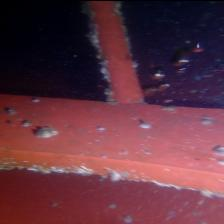
#> input picture AgenticAI_Backend/NautiCAI AI/NautiCAI_Backend/test_images/P1010072_JPG.rf.112e29189016b362cc1e5f1476585520.jpg, 224 x 224 px; its folder holds only this picture in this run
$ python -i nauticai_aishwarya_engine.py   (imports and definitions only)
#> lines starting #> are read from the running program, lines starting #| are printed output that depends on the picture
#> further down, picture is the input picture: shape (224, 224, 3); mean B, G, R 64, 50.6, 96.9
"""
Aishwarya YOLO pipeline inference, extracted into NautiCAI.

This module implements Aishwarya-style YOLO loading, class remap, and
inference in-repo so pipeline inspections run without any external
vendor tree on PYTHONPATH.

Env:
  NAUTICAI_AISHWARYA_MODEL_DIR     Folder containing Aishwarya .pt weights.
                                   Default: <this backend>/aishwarya_models
  NAUTICAI_AISHWARYA_MODEL_PATH    Optional explicit .pt path (overrides key scan).
  NAUTICAI_AISHWARYA_MODEL_KEY     Optional key from AVAILABLE_MODELS. Default: merged_original (hull).
  NAUTICAI_AISHWARYA_PIPELINE_MODEL_KEY  When inspection_source is pipeline and MODEL_KEY is unset,
                                   use this key (default: subpipe_full). Set NAUTICAI_AISHWARYA_MODEL_KEY to override.
  NAUTICAI_AISHWARYA_CONF          Default confidence threshold. Default: 0.25
  NAUTICAI_AISHWARYA_IOU           Default IoU threshold. Default: 0.45
  NAUTICAI_AISHWARYA_IMGSZ        Optional predict image size (e.g. 1280). 0 = ultralytics default.
  NAUTICAI_AISHWARYA_MIN_BOX_AREA_RATIO  Drop boxes smaller than this fraction of image area (0 = off).
  NAUTICAI_AISHWARYA_MAX_BOX_AREA_RATIO  Drop boxes larger than this fraction (default 0.5, matches upstream).

Enhancement controls (ported defaults):
  NAUTICAI_AISHWARYA_USE_CLAHE=true
  NAUTICAI_AISHWARYA_USE_GREEN=true
  NAUTICAI_AISHWARYA_USE_EDGE=false
  NAUTICAI_AISHWARYA_TURBIDITY=0.0
  NAUTICAI_AISHWARYA_CORRECT_TURBIDITY=true
  NAUTICAI_AISHWARYA_CLAHE_CLIP=3.0
"""
from __future__ import annotations

import os
from pathlib import Path
from typing import Any, Optional

import cv2
import numpy as np
from ultralytics import YOLO


AVAILABLE_MODELS = {
    "merged_original": "best_merged_original.pt",
    "subpipe_full": "best_subpipe_full.pt",
    "subpipemini": "best_subpipemini.pt",
    "subpipemini2": "best_subpipemini2.pt",
    "subsea1_4class": "best_subsea1_4class.pt",
    "archive": "best_archive.pt",
    "best": "best.pt",
}


SEVERITY_MAP = {
    "Corrosion": "Critical",
    "Crack": "Critical",
    "Fracture": "Critical",
    "Leakage": "Critical",
    "Marine Growth": "High",
    "Biofouling": "High",
    "Weld Defect": "High",
    "Anode Damage": "High",
    "CP Failure": "High",
    "Pitting": "Medium",
    "Paint Damage": "Medium",
    "Coating Failure": "Medium",
    "Deformation": "Medium",
    "Blockage": "Medium",
    "Dent": "Low",
    "Scaling": "Low",
    "Spalling": "Low",
    "Disbondment": "Low",
    "Foreign Object": "Low",
    "Free Span": "Critical",
    "No Defect": "Low",
}

CLASS_REMAP = {
    "pipeline": "Corrosion",
    "concrete": "Marine Growth",
    "hull": "Paint Damage",
    "propeller": "Biofouling",
    "anode": "Anode Damage",
    "leakage": "Leakage",
    "anomaly": "Crack",
    "biofouling": "Biofouling",
    "bilge_keel": "Coating Failure",
    "draft_mark": "Paint Damage",
    "ropeguard": "Foreign Object",
    "rudder": "Deformation",
    "sea_chest": "Blockage",
    "thruster_blades": "Weld Defect",
    "thruster_grating": "Disbondment",
    "flange": "Weld Defect",
    "buoy": "Foreign Object",
    "bend_restrictor": "Deformation",
    "pipe_coupling": "Coating Failure",
    "free_span": "Free Span",
    "healthy": "No Defect",
}


_model: Optional[YOLO] = None
_model_path: Optional[str] = None


def _env_bool(name: str, default: bool) -> bool:
    raw = (os.environ.get(name) or "").strip().lower()
    if not raw:
        return default
    return raw in {"1", "true", "yes", "on"}


# [87 lines left out: functions aishwarya_weights_dir, _effective_model_key, _candidate_model_paths, ensure_aishwarya_model_loaded, not called in this run]


def _apply_enhancement(image_bgr: np.ndarray) -> np.ndarray:
    out = image_bgr.copy()
    use_clahe = _env_bool("NAUTICAI_AISHWARYA_USE_CLAHE", True)
    use_green = _env_bool("NAUTICAI_AISHWARYA_USE_GREEN", True)
    use_edge = _env_bool("NAUTICAI_AISHWARYA_USE_EDGE", False)
    correct_turb = _env_bool("NAUTICAI_AISHWARYA_CORRECT_TURBIDITY", True)
    turb = float((os.environ.get("NAUTICAI_AISHWARYA_TURBIDITY") or "0.0").strip() or "0.0")
    clahe_clip = float((os.environ.get("NAUTICAI_AISHWARYA_CLAHE_CLIP") or "3.0").strip() or "3.0")

    if turb > 0.01:
        blur = cv2.GaussianBlur(out, (0, 0), sigmaX=turb * 12)
        out = cv2.addWeighted(out, 1 - turb * 0.7, blur, turb * 0.7, 0)
        if correct_turb:
            f = out.astype(np.float32)
            f[:, :, 0] = np.clip(f[:, :, 0] / max(0.01, 1 - turb * 0.2), 0, 255)
            f[:, :, 1] = np.clip(f[:, :, 1] / max(0.01, 1 + turb * 0.35), 0, 255)
            f[:, :, 2] = np.clip(f[:, :, 2] / max(0.01, 1 - turb * 0.3), 0, 255)
            out = np.clip(f / max(0.01, 1 - turb * 0.25), 0, 255).astype(np.uint8)

    if use_green:
        f = out.astype(np.float32)
        f[:, :, 1] = np.clip(f[:, :, 1] * 1.24, 0, 255)
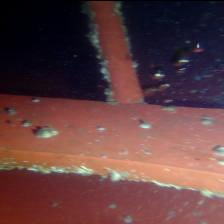
#> f: shape (224, 224, 3) float32; mean B, G, R 64, 62.8, 96.9
        f[:, :, 0] = np.clip(f[:, :, 0] * 0.82, 0, 255)
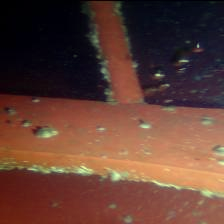
#> f: shape (224, 224, 3) float32; mean B, G, R 52.5, 62.8, 96.9
        f[:, :, 2] = np.clip(f[:, :, 2] * 1.09, 0, 255)
        out = f.astype(np.uint8)

    if use_clahe:
        lab = cv2.cvtColor(out, cv2.COLOR_BGR2LAB)
#> lab: shape (224, 224, 3); mean of channels 0, 1, 2 78.3, 145.1, 141.7
        l, a, b = cv2.split(lab)
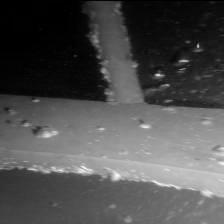
#> l: shape (224, 224); min 0, max 251, mean 78.3
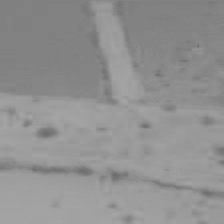
#> a: shape (224, 224); min 110, max 165, mean 145.1
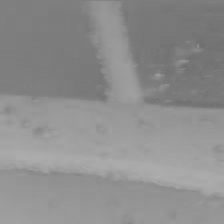
#> b: shape (224, 224); min 110, max 174, mean 141.7
        l = cv2.createCLAHE(clipLimit=clahe_clip, tileGridSize=(8, 8)).apply(l)
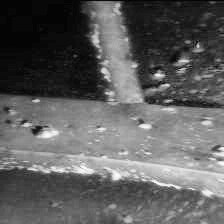
#> l: shape (224, 224); min 2, max 254, mean 94.1
        out = cv2.cvtColor(cv2.merge([l, a, b]), cv2.COLOR_LAB2BGR)
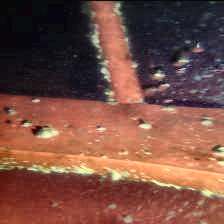
#> out: shape (224, 224, 3); mean B, G, R 66.4, 77.6, 121.1

    if use_edge:
        gray = cv2.cvtColor(out, cv2.COLOR_BGR2GRAY)
        edges = cv2.Canny(gray, 50, 150)
        ec = cv2.cvtColor(edges, cv2.COLOR_GRAY2BGR)
        ec[:, :, 0] = 0
        ec[:, :, 2] = 0
        ec[:, :, 1] = edges
        out = cv2.addWeighted(out, 0.75, ec, 0.8, 0)

    return out


# [69 lines left out: functions _remap_class, run_aishwarya_inference, not called in this run]

>>> import cv2
>>> picture = cv2.imread('test_images/P1010072_JPG.rf.112e29189016b362cc1e5f1476585520.jpg')
>>> result = _apply_enhancement(picture)
